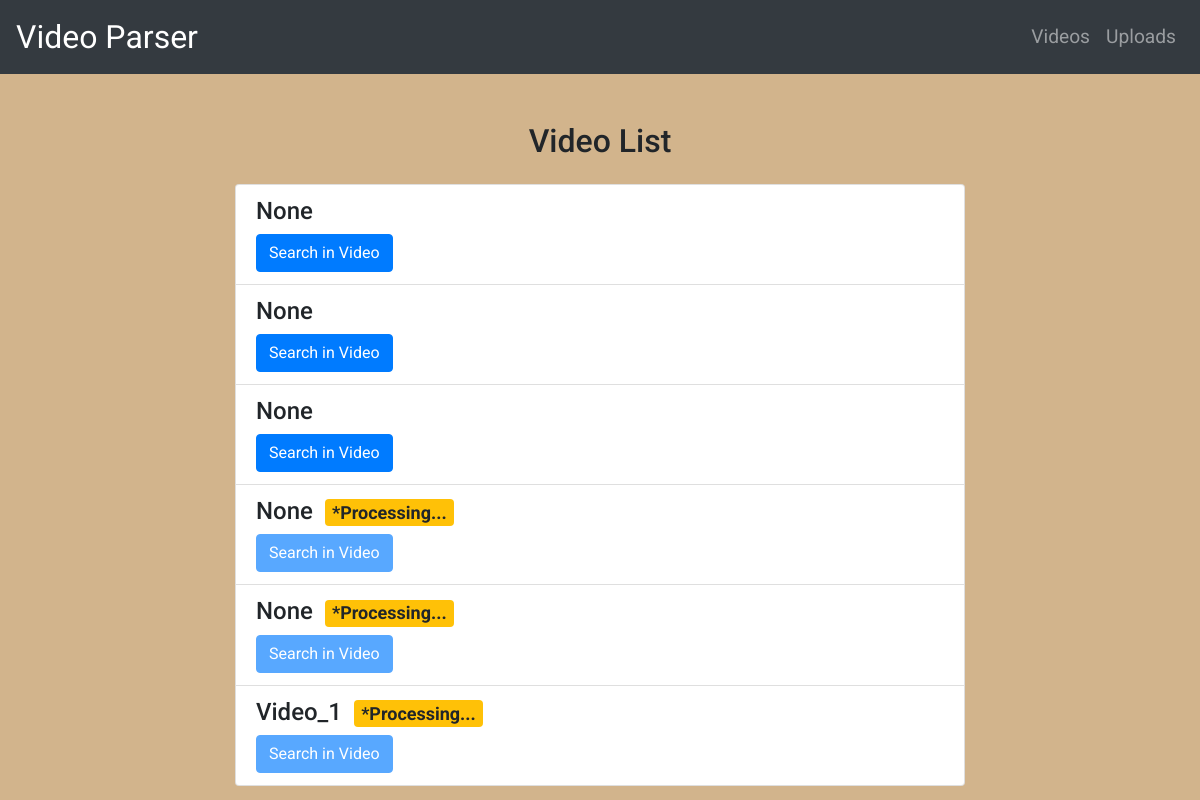
Before: / with the older database file.
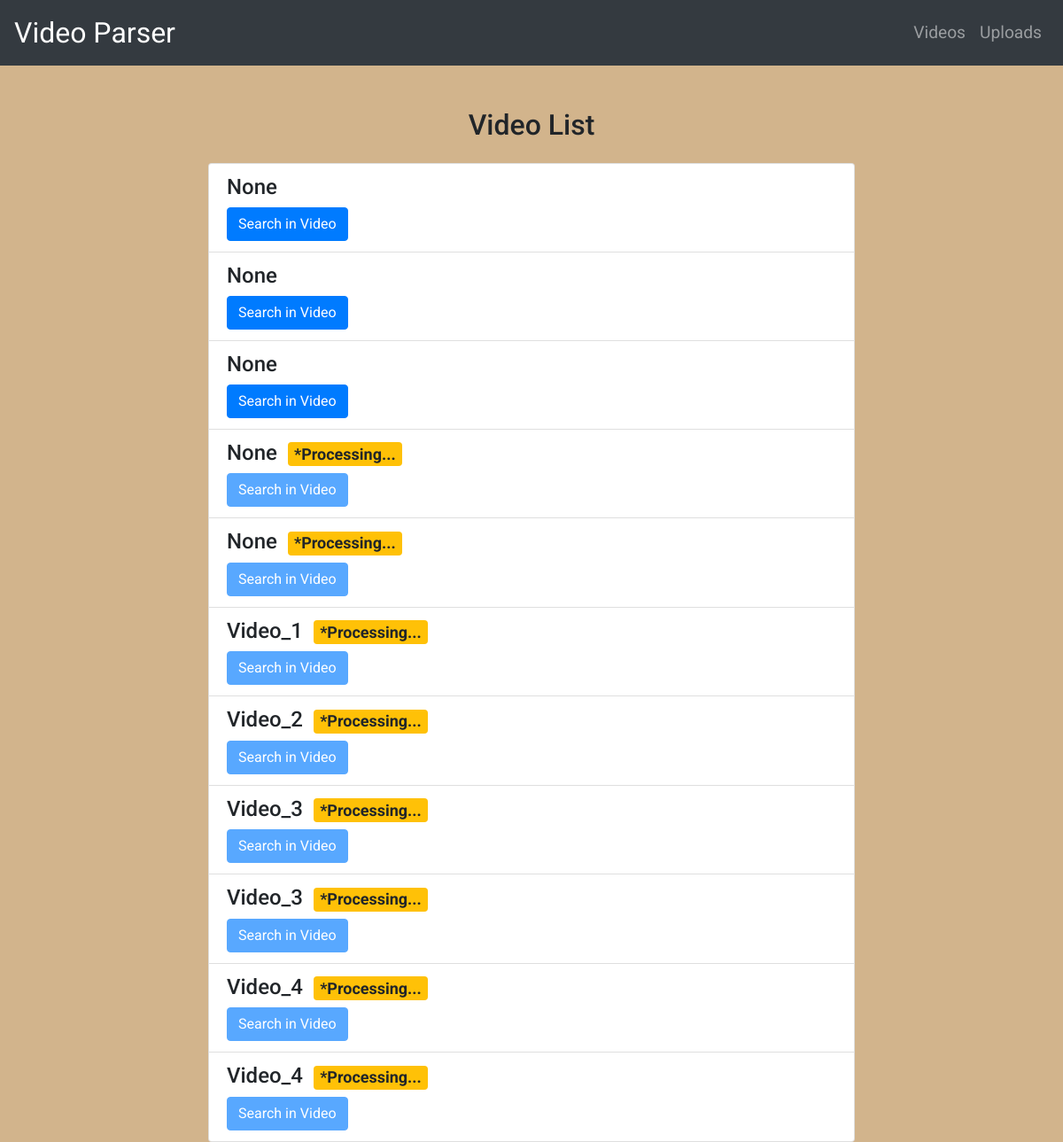
After: the same page with the newer database file.
### Subtitle_ExtractSearch/models.py (models this page shows, shortened)
class Video(models.Model):
    uuid = models.UUIDField(editable=False, default=uuid.uuid4)
    title = models.CharField(null=True, blank=True, max_length=255)
    file = models.FileField(upload_to="uploads/")
    is_active = models.BooleanField(default=True)
    updated_at = models.DateTimeField(auto_now=True)
    created_at = models.DateTimeField(auto_now_add=True)

### Subtitle_ExtractSearch/views.py (the view)
# urls.py: path('', views.video_list, name='video_list'),
def video_list(request):
    videos = Video.objects.all()
    return render(request, 'list.html', {'videos': videos})

### Subtitle_ExtractSearch/templates/list.html
{% extends 'base.html' %}
{% block content %}
<div class="row">
    <div class="col-lg-8 mx-auto">
        <h2 class="text-center mb-4">Video List</h2>
        <ul class="list-group">
            {% for video in videos %}
            <li class="list-group-item">
                <h4 class="mb-0">{{ video.title }}{%if not video.is_active%}&nbsp;&nbsp;<span
                        class="badge bg-warning fs-5">*Processing...</span>{%endif%}</h4>
                <a href="{% url 'search_videos' video.uuid %}"
                    class="btn btn-primary mt-2 {%if not video.is_active%}disabled{%endif%}">Search in Video</a>
            </li>
            {% endfor %}
        </ul>
    </div>
</div>
{% endblock %}

Changed rows visible on the page:
added Video: title "Video_2", is_active "*Processing..."
added Video: title "Video_3", is_active "*Processing..."
added Video: title "Video_3", is_active "*Processing..."
added Video: title "Video_4", is_active "*Processing..."
added Video: title "Video_4", is_active "*Processing..."
